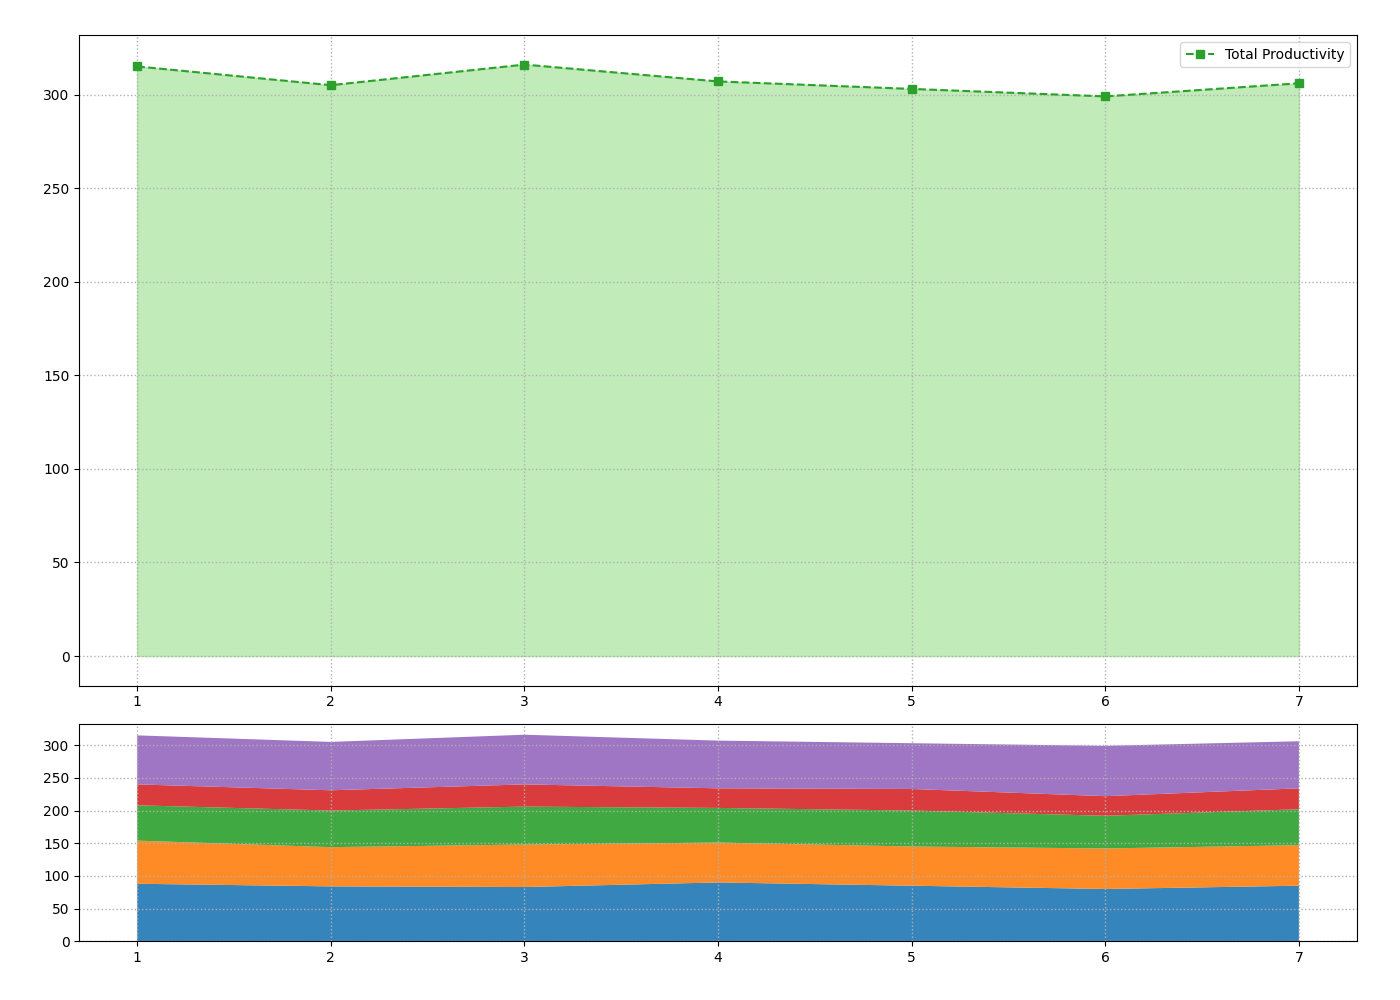

This chart was generated by the following Python code:
import matplotlib.pyplot as plt
import numpy as np

days = np.arange(1, 8)

software_dev = np.array([88, 84, 83, 90, 85, 80, 85])
marketing = np.array([66, 60, 65, 61, 60, 62, 62])
sales = np.array([54, 56, 58, 53, 55, 50, 55])
hr = np.array([32, 31, 34, 30, 33, 30, 32])
customer_support = np.array([75, 74, 76, 73, 70, 77, 72])

data = np.vstack([software_dev, marketing, sales, hr, customer_support])

fig, axs = plt.subplots(2, 1, figsize=(14, 10), gridspec_kw={'height_ratios': [3, 1]})

total_productivity = data.sum(axis=0)
axs[0].plot(days, total_productivity, color='#2ca02c', linestyle='--', marker='s', linewidth=1.5, label='Total Productivity')
axs[0].fill_between(days, 0, total_productivity, color='#98df8a', alpha=0.6)
axs[0].set_xticks(days)
axs[0].grid(True, linestyle=':', linewidth=1)
axs[0].legend(loc='upper right')

# Stacked Area Chart for Daily Productivity by Department
axs[1].stackplot(days, data, 
                 colors=['#1f77b4', '#ff7f0e', '#2ca02c', '#d62728', '#9467bd'], alpha=0.9)
axs[1].set_xticks(days)
axs[1].grid(True, linestyle=':', linewidth=1)

plt.tight_layout(rect=[0.02, 0.02, 0.98, 0.98])
plt.show()
